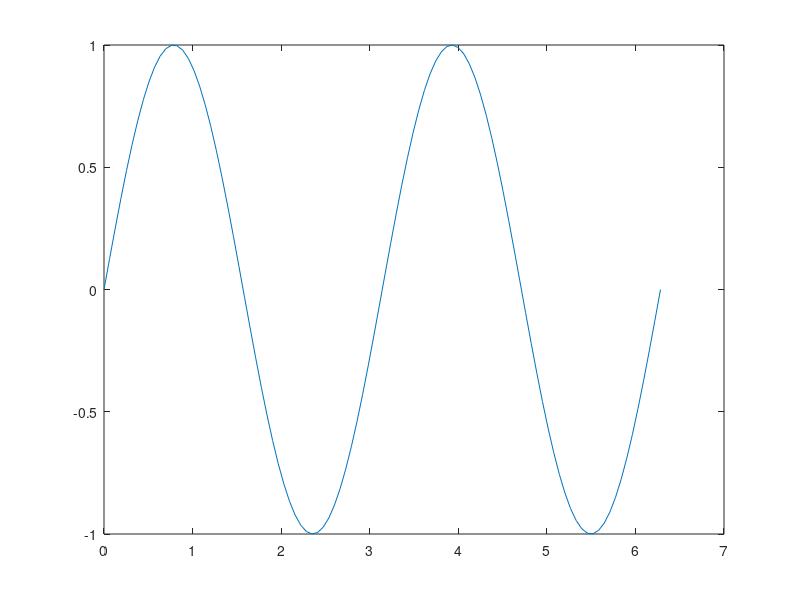

This chart was generated by the following MATLAB code: (Note: this script raises an error after producing the figure.)
m = 100;
s1 = 1;
s2 = 20;
s3 = 1;

X = (0 : m - 1)' * 2 * pi / (m-1);
Y = sin(2*X);

plot (X, Y);
pause

np = s2 * (s1 + 1) + s3 * (s2 + 1);

epsilon = sqrt( 6 / (s1 + s2 ) ) ;

init_nn_parms = rand(np, 1) * 2 * epsilon - epsilon;

options = optimset('MaxIter', 1000);

lambda = 0.01;

costFunction = @(p) nnCostFunction(p, s1, s2, s3, X, Y, lambda);

[nn_parms, cost] = fmincg(costFunction, init_nn_parms, options);

printf("Cost %f\n", cost(end));
plot(cost)
pause

Yp = nnpredict(X, nn_parms, s1, s2, s3);

plot(Yp)
pause